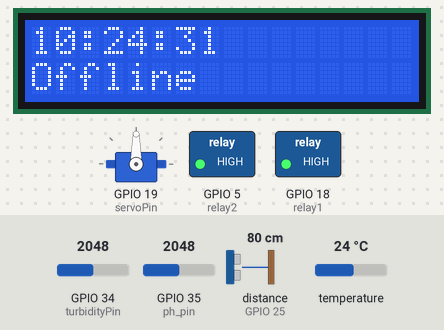
Bench run of a sketch on a simulated ESP32. On the bench: servo, 16×2 character LCD, switched loads named in the sketch (green lamp = pin HIGH). Inputs (shaded band) come from the test bench; at power-on: GPIO 34 (turbidityPin) = 2048, distance to the obstacle (sensor on GPIO 25) 80 cm, GPIO 35 (ph_pin) = 2048, temperature 24 °C. The echo pulse lasts 58.3 µs per cm; WiFi joins after 1.5 s; servers stay silent unless stated; the local clock reads 2024-03-15 10:24:30 at power-on unless the sketch sets it; what the sketch prints to the serial monitor is not drawn.

Above: at 3.0 s.
3.1 s: GPIO 34 (turbidityPin) set to 1620
5.8 s: GPIO 34 (turbidityPin) set to 1522
At 7.0 s:
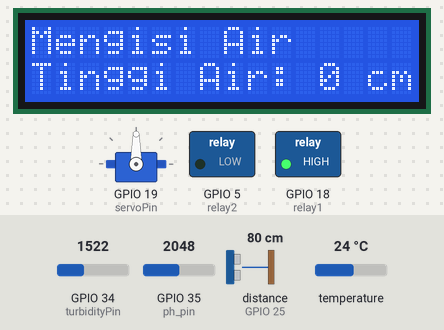
7.4 s: distance to the obstacle (sensor on GPIO 25) set to 5 cm
At 8.2 s:
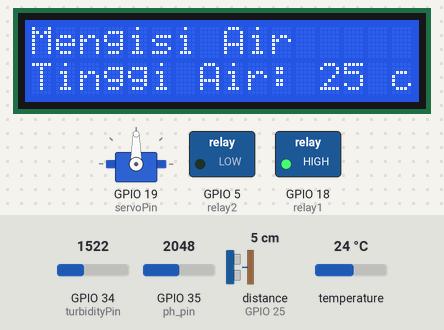
9.0 s: distance to the obstacle (sensor on GPIO 25) set to 2 cm
At 10.7 s:
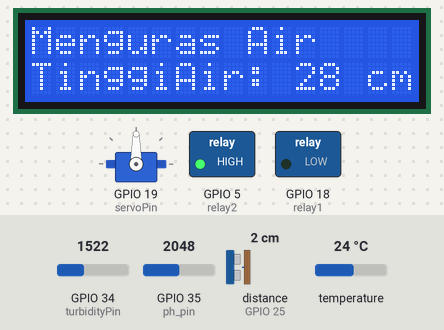
11.6 s: distance to the obstacle (sensor on GPIO 25) set to 4 cm
Timing chart, 0 to 14.1 s (numbered marks = the images above; inputs shaded):
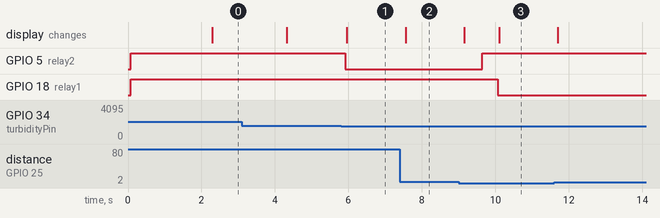

The sketch:

main_code.ino
```cpp
#define BLYNK_TEMPLATE_ID "_ _ _"
#define BLYNK_TEMPLATE_NAME "_ _ _"
#define BLYNK_AUTH_TOKEN "_ _ _"

#define BLYNK_PRINT Serial
#include <WiFi.h>
#include <WiFiClient.h>
#include <BlynkSimpleEsp32.h>
#include <ESP32Servo.h>
#include <NewPing.h>
#include <OneWire.h> //Call the required OneWire library as the Dallas Temperature dependency library
#include <DallasTemperature.h> // Calls the Dallas Temperature library
#include <Wire.h>
#include "RTClib.h"// calls the DS1307 RTC library
#include <LiquidCrystal_I2C.h>

#define ONE_WIRE_BUS 23  // DS18B20 sensor pin.
#define ph_pin 35 // PH sensor pin
#define Trig 26 // ultrasonic trig pin
#define Echo 25 // ultrasonic echo pin
#define turbidityPin 34 // turbidity sensor pin
#define servoPin 19 // Servo pin
#define relay1 18 // relay1 pin
#define relay2 5 // relay2 pin

// Maximum distance that can be measured by an ultrasonic sensor (in centimeters)
#define MAX_DISTANCE 200
#define tinggiAkuarium 30 // Enter the height of the aquarium in cm
int distance = 0, tinggiAir; // variable to accommodate the ultrasonic sensor distance and water height values

OneWire oneWire(ONE_WIRE_BUS); // Create a oneWire variable based on the PIN that has been defined
DallasTemperature sensor(&oneWire); // Create a variable to store measurement results
RTC_DS1307 rtc; // create an RTC variable
LiquidCrystal_I2C lcd(0x27, 16, 2);  // I2C address and LCD size
DateTime now;
NewPing sonar(Trig, Echo, MAX_DISTANCE);
Servo myservo;

float suhuDS18B20; // DS18B20 temperature variable declaration with float data type
String tanggal, bulan, tahun, jam, menit, detik;
int itahun;
int nilai_analog_PH; // accommodates the results of the PH sensor ADC readings
float nilai_PH; // accommodates the actual PH value results
int turbidityADC = 0;
int turbidityValue = 0;
char auth[] = BLYNK_AUTH_TOKEN;
unsigned long previousMillis = 0;
unsigned long interval = 2000;  // Time interval for LCD displays alternately (ms)
int state = 0;  // Variable to move the lcd display
bool koneksiWifi = false;

// Your WiFi credentials.
// Set password to "" for open networks.
char ssid[] = "_ _ _";
char pass[] = "_ _ _";

BlynkTimer timer;
WidgetLED makanIkan(V0);
WidgetLED pompa1(V5);
WidgetLED pompa2(V6);

// to find out whether the ESP32 is connected to blynk IoT or not
BLYNK_CONNECTED()
{
  // Change Web Link Button message to "Congratulations!"
  Blynk.setProperty(V3, "offImageUrl", "https://static-image.nyc3.cdn.digitaloceanspaces.com/general/fte/congratulations.png");
  Blynk.setProperty(V3, "onImageUrl",  "https://static-image.nyc3.cdn.digitaloceanspaces.com/general/fte/congratulations_pressed.png");
  Blynk.setProperty(V3, "url", "https://docs.blynk.io/en/getting-started/what-do-i-need-to-blynk/how-quickstart-device-was-made");
}

void wifiOnline() {
  Blynk.virtualWrite(V1, tinggiAir);
  Blynk.virtualWrite(V2, suhuDS18B20);
  Blynk.virtualWrite(V3, nilai_PH);
  Blynk.virtualWrite(V4, turbidityValue);
  if (jam.equals("16") && menit.equals("35") && detik.equals("0")) {
    Serial.println("Waktunya memberi makan ikan");
    makanIkan.on();
    for (int pos = 0; pos < 180; pos += 1) // loop function which will be made into PWM with increments of 1
    {
      myservo.write(pos); // procedure for writing PWM data to the servo motor
      delay(15); //delay 15 ms
    }
    delay(1000);
    for (int pos = 180; pos >= 1; pos -= 1) // the loop function will be made into PWM with a decrease of 1
    {
      myservo.write(pos);
      delay(15);
    }
    makanIkan.off();
  }

  if (turbidityValue > 25) {
    pompa1.on();
    while (tinggiAir > (tinggiAkuarium * 0.5)) {
      Serial.println("Sedang Menguras Air");
      digitalWrite(relay1, LOW);
      sensorUltrasonic();
      Serial.print("tinggi Air :");
      Serial.println(tinggiAir);
      lcd.clear();
      lcd.setCursor(0, 0);
      lcd.print("Menguras Air");
      lcd.setCursor(0, 1);
      lcd.print("TinggiAir: ");
      lcd.print(tinggiAir);
      lcd.print(" cm");
      Blynk.virtualWrite(V1, tinggiAir);
      delay(500);
    }
    pompa1.off();
    digitalWrite(relay1, HIGH);
    pompa2.on();
    while (tinggiAir < tinggiAkuarium * 0.9) {
      Serial.println("Sedang Mengisi Air");
      digitalWrite(relay2, LOW);
      sensorUltrasonic();
      Serial.print("tinggi Air :");
      Serial.println(tinggiAir);
      lcd.clear();
      lcd.setCursor(0, 0);
      lcd.print("Mengisi Air");
      lcd.setCursor(0, 1);
      lcd.print("Tinggi Air: ");
      lcd.print(tinggiAir);
      lcd.print(" cm");
      Blynk.virtualWrite(V1, tinggiAir);
      delay(500);
    }
    pompa2.off();
    digitalWrite(relay2, HIGH);
  }
}

void wifiOffline() {
  if (jam.equals("10") && menit.equals("35") && detik.equals("0")) {
    Serial.println("Waktunya memberi makan ikan");
    for (int pos = 0; pos < 180; pos += 1) // loop function which will be made into PWM with increments of 1
    {
      myservo.write(pos); // procedure for writing PWM data to the servo motor
      delay(15); // delay time 15 ms
    }
    delay(1000);
    for (int pos = 180; pos >= 1; pos -= 1) // the loop function will be made into PWM with a decrease of 1
    {
      myservo.write(pos);
      delay(15);
    }
  }

  if (turbidityValue > 25) {
    while (tinggiAir > (tinggiAkuarium * 0.5)) {
      Serial.println("Sedang Menguras Air");
      digitalWrite(relay1, LOW);
      sensorUltrasonic();
      Serial.print("tinggi Air :");
      Serial.println(tinggiAir);
      lcd.clear();
      lcd.setCursor(0, 0);
      lcd.print("Menguras Air");
      lcd.setCursor(0, 1);
      lcd.print("TinggiAir: ");
      lcd.print(tinggiAir);
      lcd.print(" cm");
      delay(500);
    }
    digitalWrite(relay1, HIGH);
    while (tinggiAir < tinggiAkuarium * 0.9) {
      Serial.println("Sedang Mengisi Air");
      digitalWrite(relay2, LOW);
      sensorUltrasonic();
      Serial.print("tinggi Air :");
      Serial.println(tinggiAir);
      lcd.clear();
      lcd.setCursor(0, 0);
      lcd.print("Mengisi Air");
      lcd.setCursor(0, 1);
      lcd.print("Tinggi Air: ");
      lcd.print(tinggiAir);
      lcd.print(" cm");
      delay(500);
    }
    digitalWrite(relay2, HIGH);
  }
}

// function to send data to blynk
void myTimerEvent()
{
  //  check wifi connection
  checkWiFiConnection();
  //  when a wifi connection exists
  if (koneksiWifi) {
    wifiOnline();
  } else {//when there is no wifi connection
    wifiOffline();
  }
}

void setup() {
  Serial.begin(115200);
  pinMode(ph_pin, INPUT);
  pinMode(turbidityPin, INPUT);
  myservo.attach(servoPin);
  sensor.begin();      //Initiate One-Wire DS18B20 sensor
  pinMode(relay1, OUTPUT);
  pinMode(relay2, OUTPUT);
  lcd.init();  // Initialize LCD
  lcd.backlight();   // Activates the backlight on the LCD
  digitalWrite(relay1, HIGH);
  digitalWrite(relay2, HIGH);

  if (!rtc.begin())
  {
    Serial.println("Couldn't find RTC");
    while (1)
      ;
  }
  Blynk.begin(auth, ssid, pass);
  timer.setInterval(500L, myTimerEvent);

  //  rtc.adjust(DateTime(F(__DATE__), F(__TIME__))); // Set waktu langsung dari waktu PC
  bacaRTC();
}

void loop() {
  bacaRTC();
  sensorPh();
  sensorUltrasonic();
  sensorSuhu();
  sensorTurbidity();
  tampilkanSemuaSensor();
  unsigned long currentMillis = millis();  // Gets the current time

  if (currentMillis - previousMillis >= interval) {
    previousMillis = currentMillis;

    // Use state to determine the display to be displayed
    switch (state) {
      case 0:
        lcd.clear();
        lcd.setCursor(0, 0);
        lcd.print(konversi_jam(jam) + ":" + konversi_jam(menit) + ":" + konversi_jam(detik));
        // check wifi connection
        if (koneksiWifi) {
          lcd.setCursor(0, 1);
          lcd.print("Online");
        } else {// when there is no wifi connection
          lcd.setCursor(0, 1);
          lcd.print("Offline");
        }
        state = 1;  // Move to the next state
        break;
      case 1:
        lcd.clear();
        lcd.setCursor(0, 0);
        lcd.print("TinggiAir: ");
        lcd.print(tinggiAir);
        lcd.print(" cm");
        lcd.setCursor(0, 1);
        lcd.print("Suhu: ");
        lcd.print(suhuDS18B20);
        lcd.print(" C");
        state = 2;  // Move to the next state
        break;
      case 2:
        lcd.clear();
        lcd.setCursor(0, 0);
        lcd.print("pH: ");
        lcd.print(nilai_PH);
        lcd.setCursor(0, 1);
        lcd.print("Kekeruhan: ");
        lcd.print(turbidityValue);
        lcd.print(" NTU");
        state = 0;// move to the next state
    }
  }


  //  delay(1000);
  Blynk.run();
  timer.run();

}

void checkWiFiConnection() {
  if (WiFi.status() == WL_CONNECTED) {
    koneksiWifi = true;
  } else {
    koneksiWifi = false;
  }
}

void sensorPh() {
  nilai_analog_PH = analogRead(ph_pin);
  //  Serial.print("Nilai ADC Ph: ");
  //  Serial.println(nilai_analog_PH);
  nilai_PH = (nilai_analog_PH - 5223.3) / -285.68;
  //  Serial.print("Nilai PH: ");
  //  Serial.println(nilai_PH);
}

void sensorUltrasonic() {
  distance = sonar.ping_cm();
  tinggiAir = tinggiAkuarium - distance;
  if (tinggiAir < 0) {
    tinggiAir = 0;
  }
}

void sensorSuhu() {
  sensor.setResolution(11);
  sensor.requestTemperatures();  // Temperature conversion command
  suhuDS18B20 = sensor.getTempCByIndex(0);  // Reads temperature data from sensor #0 and converts it to Celsius values

}

void sensorTurbidity() {
  turbidityADC = analogRead(turbidityPin);
  //  Serial.print("ADC Sensor: ");
  //  Serial.println(turbidityADC);
  turbidityValue = map(turbidityADC, 0, 2100, 100, 0);
  if (turbidityValue < 0) {
    turbidityValue = 0;
  }

}

void tampilkanSemuaSensor() {
  //  displays time
  Serial.println("\n" + konversi_jam(jam) + ":" + konversi_jam(menit) + ":" + konversi_jam(detik));
  //  displays the water level
  Serial.print("Tinggi Air : ");
  Serial.print(tinggiAir);
  Serial.println(" cm");
  // displays the water temperature value
  Serial.print("Suhu : ");
  Serial.print(suhuDS18B20, 3);  // 3 digit precision
  Serial.println(" C");

  //  displays the PH value of water
  Serial.print("Nilai PH: ");
  Serial.println(nilai_PH);
  //  displays the turbidity value
  Serial.print("Turbidity: ");
  Serial.print(turbidityValue);
  Serial.println(" NTU");
  Serial.println();
}

void bacaRTC()
{
  DateTime now = rtc.now(); // Retrieve time data from DS1307
  tanggal = String(now.day(), DEC);
  bulan = String(now.month(), DEC);
  itahun = now.year() - 2000;
  tahun = String(itahun);
  jam = String(now.hour(), DEC);
  menit = String(now.minute(), DEC);
  detik = String(now.second(), DEC);
}

String konversi_jam(String angka) // The function is so that if you add 0 to the units digit in front of it, for example at 1 o'clock it becomes 01 on the LCD
{
  if (angka.length() == 1)
  {
    angka = "0" + angka;
  }
  else
  {
    angka = angka;
  }
  return angka;
}
```

Measured:
- the behaviour switches between 1575 and 1574 on GPIO 34 (turbidityPin) (found by bisection; images 0 and 1)
- the behaviour switches between 4 and 3 cm on distance to the obstacle (sensor on GPIO 25) (found by bisection; images 2 and 3)
- after the input at 5.8 s, GPIO 5 (relay2): HIGH → LOW after 0.12 s; the display: changes after 0.15 s (image 1)
- after the input at 7.4 s, the display: changes after 0.15 s (image 2)
- after the input at 9.0 s, GPIO 5 (relay2): LOW → HIGH after 0.65 s; GPIO 18 (relay1): HIGH → LOW after 1.1 s; the display: first changes after 0.15 s (image 3 shows a later state)
